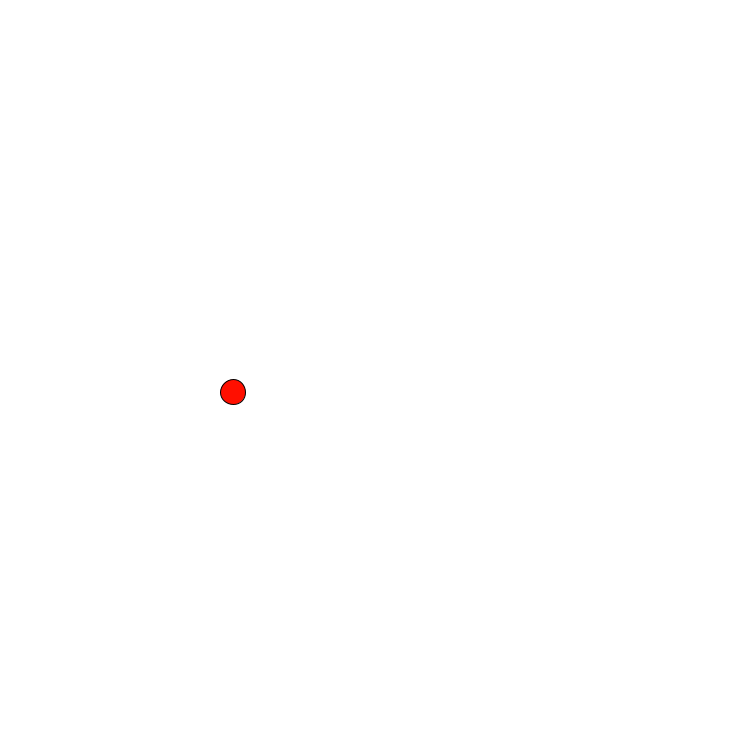
Frame 1 (no input)
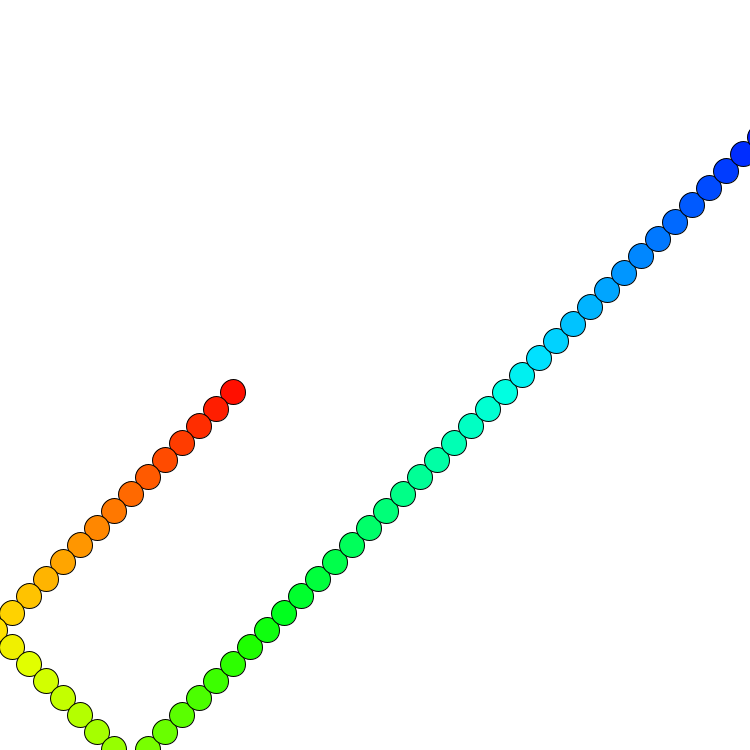
Frame 60 (the mouse pressed at the canvas centre just before this capture)
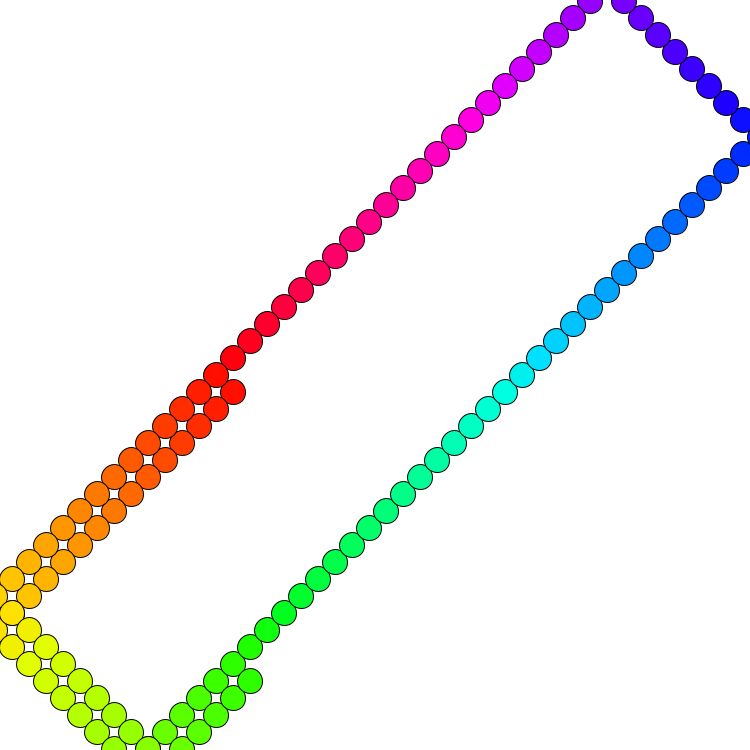
Frame 120 (the mouse held since frame 60 and released just before this capture)

The Processing sketch that drew these frames (run headless with seeded random() and noise(); from frame 60 on, the mouse is pressed at the canvas centre):

// Processing sketch: rainbow_ellipse_vector
// ── rainbow_ellipse_vector.pde
int V = 17;

PVector loc;
PVector vel;
PVector acc;

float r = 255;
float g = 0;
float b = 0;
float z = 15;
float B = z;
int timer;

int x = 1;

//------------------------------------------------------------------------------------

void setup() {
 size(750,750);
 background(255);
 frameRate(60);
 loc = new PVector(width/3,height/2);
 vel = new PVector(-V,V);
}

//------------------------------------------------------------------------------------

void draw() {
  
  noStroke();
  //fill(0);
  //rect(0,0,width,height);
  
  loc.add(vel);
  //vel.add(vel);
  
  if((loc.x > width) || (loc.x < 0 )) {
    vel.x = -vel.x;
  }
  
  if((loc.y > height) || (loc.y < 0 )) {
    vel.y = -vel.y;
  }
  
  stroke(0);
  
  if ((r >= 255 - B && r <= 255) && (g >= 0 && g <= 255) && (b >= 0 && b <= B)) {
      g = g + z;
    }  
    if ((r >= 0 && r <= 255) && (g >= 255 - B && g <= 255 + B) && (b >= 0 && b <= B)) { 
      r = r - z;
    } 
    if ((r >= 0 - B && r <= B) && (g >= 255 - B && g <= 255 + B) && (b >= 0 && b <= 255)) {
      b = b + z;
    } 
    if ((r >= 0 - B && r <= B) && (g >= 0 && g <= 255 + B) && (b >= 255 - B && b <= 255 + B)) {
      g = g - z;
    } 
    if ((r >= 0 - B && r <= 255) && (g >= 0 - B && g <= B) && (b >= 255 - B && b <= 255 + B)) {
      r = r + z;
    } 
    if ((r >= 255 - B && r <= 255 + B) && (g >= 0 && g <= B) && (b >= 1 && b <= 255 + B)) {
      b = b - z;
    }
    
    if (millis() - timer >= 250) {
    println("Speed: " + z + "  |  Red: " + r + "  Green: " + g + "  Blue: " + b);
    timer = millis();
  }
  
  fill(r, g, b );
  ellipse(loc.x,loc.y,25,25);  
}
